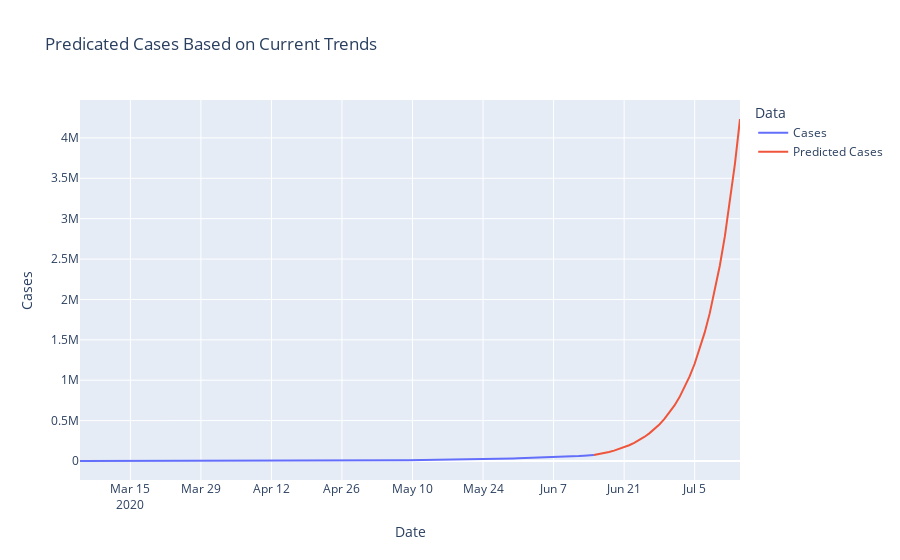

The notebook cell this image was saved under:
### Code cell
fig6 = px.line(future_wide_plotly, x='Date', y='Cases', color='Data',
              title='Projected Cases Based on Current Trends')
fig6.update_traces(hovertemplate=None)
fig6.update_layout(hovermode="x")
fig6.show()

### Figure 1 — Plotly figure (JSON) as saved in the notebook; plotly's stock layout.template omitted (floating-point values rounded to 4 significant figures; data arrays with more than 128 entries replaced by an {"elided": "..."} marker saying what was removed)
{"data": [{"legendgroup": "Cases", "line": {"color": "#636efa", "dash": "solid"}, "mode": "lines", "name": "Cases", "showlegend": true, "type": "scatter", "x": {"elided": "130 str values"}, "xaxis": "x", "y": {"elided": "130 int values"}, "yaxis": "y"}, {"legendgroup": "Predicted Cases", "line": {"color": "#EF553B", "dash": "solid"}, "mode": "lines", "name": "Predicted Cases", "showlegend": true, "type": "scatter", "x": {"elided": "130 str values"}, "xaxis": "x", "y": {"elided": "130 int values"}, "yaxis": "y"}], "layout": {"hovermode": "x", "legend": {"title": {"text": "Data"}, "tracegroupgap": 0}, "title": {"text": "Predicated Cases Based on Current Trends"}, "xaxis": {"anchor": "y", "domain": [0, 1], "title": {"text": "Date"}}, "yaxis": {"anchor": "x", "domain": [0, 1], "title": {"text": "Cases"}}}}
